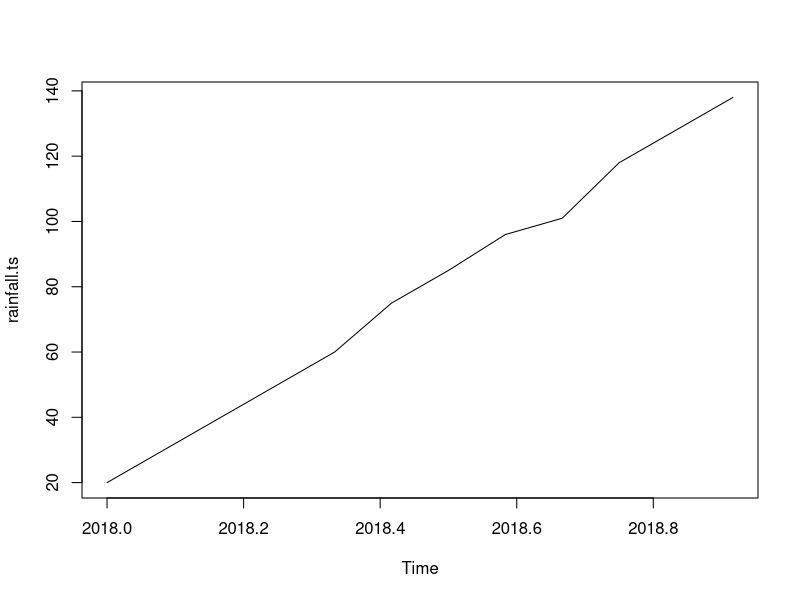

This chart was generated by the following R code:
rainfall<-c(20,30,40,50,60,75,85,96,101,118,128,138)
#Convert to timeseries object
rainfall.ts<-ts(rainfall,start=c(2018,1),frequency = 12)
print(rainfall.ts)
png(file="rainfall.png")
plot(rainfall.ts)
dev.off()
